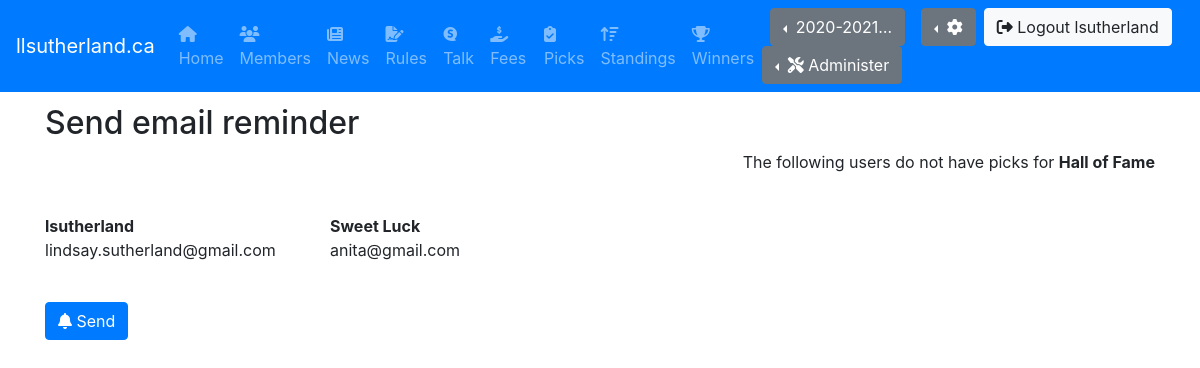
Before: /email_reminder (signed in) with the older database file.
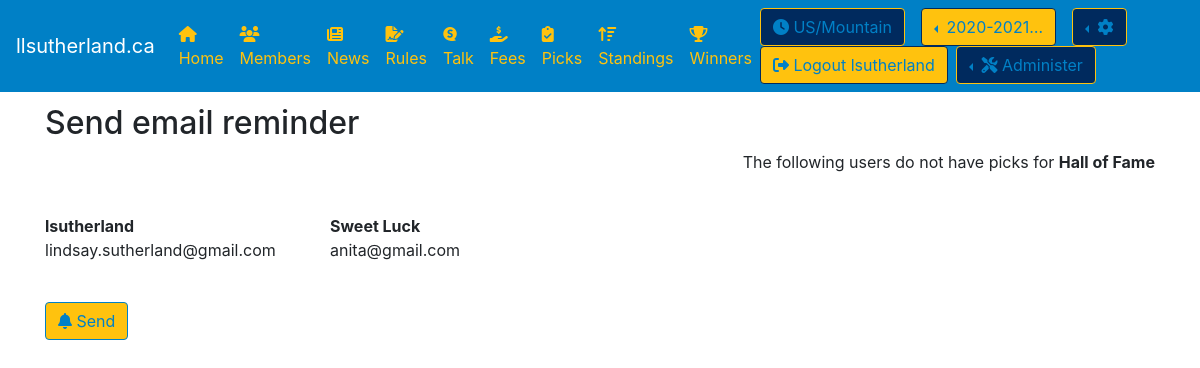
After: the same page with the newer database file.
### pool/models.py (models this page shows, shortened)
class Season(models.Model):
    name = models.CharField(max_length=50, blank=False, null=False)
    effective_date = models.DateField(blank=False, null=False)
    effective_end_date = models.DateField(blank=False, null=False)
    is_active = models.BooleanField(default=True)

class CustomUser(AbstractUser):
    US_EST = 'US/Eastern'
    TZS = [
        ('US/Alaska', 'US/Alaska'),
        ('US/Arizona','US/Arizona'),
        ('US/Central','US/Central'),
        (US_EST,'US/Eastern'),
        ('US/Hawaii','US/Hawaii'),
        ('US/Mountain','US/Mountain'),
        ('US/Pacific','US/Pacific'),
        ('Europe/Amsterdam','Europe/Amsterdam'),
        ('Europe/Athens','Europe/Athens'),
        ('Europe/Belgrade','Europe/Belgrade'),
        ('Europe/Berlin','Europe/Berlin'),
        ('Europe/Brussels','Europe/Brussels'),
        ('Europe/Bucharest','Europe/Bucharest'),
        ('Europe/Budapest','Europe/Budapest'),
        ('Europe/Copenhagen','Europe/Copenhagen'),
        ('Europe/Dublin','Europe/Dublin'),
        ('Europe/Gibraltar','Europe/Gibraltar'),
        ('Europe/Helsinki','Europe/Helsinki'),
        ('Europe/Istanbul','Europe/Istanbul'),
        ('Europe/Kiev','Europe/Kiev'),
        ('Europe/Lisbon','Europe/Lisbon'),
        ('Europe/London','Europe/London'),
        ('Europe/Luxembourg','Europe/Luxembourg'),
        ('Europe/Madrid','Europe/Madrid'),
        ('Europe/Malta','Europe/Malta'),
        ('Europe/Moscow','Europe/Moscow'),
        ('Europe/Oslo','Europe/Oslo'),
        ('Europe/Paris','Europe/Paris'),
        ('Europe/Prague','Europe/Prague'),
        ('Europe/Rome','Europe/Rome'),
        ('Europe/Sarajevo','Europe/Sarajevo'),
        ('Europe/Stockholm','Europe/Stockholm'),
        ('Europe/Vienna','Europe/Vienna'),
        ('Europe/Volgograd','Europe/Volgograd'),
        ('Europe/Warsaw','Europe/Warsaw'),
        ('Europe/Zurich','Europe/Zurich')
    ]
    username_validator = MyValidator()
    username = models.CharField(
        _('username'),
        max_length=150,
        unique=True,
        help_text=_('Required. 150 characters or fewer. Names and numbers only.'),
        validators=[username_validator],
            error_messages={
            'unique': _("A user with that username already exists."),
        },
    )
    mobile = models.CharField(max_length=20, blank=True, null=True)
    image = models.ImageField(upload_to='profile_image', blank=True, null=True)
    favorite_team = models.ForeignKey(Team, on_delete=models.CASCADE, blank=True, null=True)
    timezone = models.CharField(max_length=50, blank=False, null=False, default=US_EST, choices=TZS)

### pool/views.py (the view)
# urls.py: path('email_reminder', EmailReminder.as_view(), name='email_reminder'),
class EmailReminder(LoginRequiredMixin, TemplateView):
    template_name = 'email_reminder.html'
    def get(self, request):
        args = get_current(request)
        users = get_users_no_picks(request)
        args.update({'template_name' : self.template_name})
        args.update({'users' : users})
        return render(request, self.template_name, args)

### pool/views.py (called while the page is built)
def get_users_no_picks(request):
    args = get_current(request)
    current_week = args.get('current_week')
    picks = Pick.objects.prefetch_related('game_id__week_id').filter(game_id__week_id = current_week.id, pick_type_id = 1)
    users = set()
    for p in picks:
        users.add(p.user)
    return users

def get_current(request):
    current_season = None
    current_week = None
    seasons = []
    prefs = None
    request.session['django_timezone'] = request.user.timezone
    try:
        current_season = get_current_season(request)
        current_week = get_current_week(request)
        seasons = get_seasons()
        prefs = get_preferences(request)
    except Exception as e:
        print(e)
    return {
        'preferences' : prefs,
        'current_season': current_season,
        'current_week' : current_week,
        'seasons' : seasons
    }

def get_preferences(request):
    return Preferences.objects.get(user_id = request.user.id)

def get_seasons():
    return Season.objects.order_by('-effective_date')

### utils/season_helper.py (called while the page is built)
def get_now():
    return timezone.now()

### pool/templates/email_reminder.html (shortened to what this page needs)
{% extends 'base.html' %}
{% block body %}
{% include "page_title.html" with name="Send email reminder" %}
<p class="text-right">The following users do not have picks for <strong>{{current_week.name}}</strong></p>
<br/>
{% if users %}
    <div class="row">
    {% for item in users %}
        <div class="col-lg-3 col-sm-6 col-xs-12">
            <strong>{{item.username}}</strong><p>{{item.email}}</p>
        </div>
    {% endfor %}
    </div>
    <br/>
    {% if request.user.favorite_team %}
        <a href="{% url 'send_email_reminder' %}" class="btn btn-primary" style="background-color:{{user.favorite_team.color_03}};color:{{user.favorite_team.color_01}};border-color:{{user.favorite_team.color_01}}" href="{% url 'email_reminder' %}"><i class="fas fa-bell"></i>  Send</a>
    {% else %}
        <a href="{% url 'send_email_reminder' %}" class="btn btn-primary" href="{% url 'email_reminder' %}"><i class="fas fa-bell"></i>  Send</a>
    {% endif %}
{% else %}
    <div class="row">
        <div class="col-12">
            <div class="alert alert-warning"><span style="font-style:italic;"><i class="fas fa-bell"></i>  All Users have made their picks this week</span></div>
        </div>
    </div>
{% endif %}
{% endblock %}

### pool/templates/nav/fav-team.html (shortened to what the changed rows need)
<nav class="navbar navbar-expand-md navbar-dark fixed-top" style="background-color: {{user.favorite_team.color_01}};">
        <a class="navbar-brand" href="#">llsutherland.ca</a>
        <div class="collapse navbar-collapse" id="navbarCollapse">
            <ul class="navbar-nav mr-auto">
                <li class="nav-item">
                    <a class="nav-link" href="{% url 'home'  %}" style="{% if request.resolver_match.url_name == "home" %}color:{{user.favorite_team.color_02}};{% else %}color:{{user.favorite_team.color_03}};{% endif %}"><i class="fas fa-home"></i> Home</a>
                </li>
                <li class="nav-item">
                    <a class="nav-link" href="{% url 'members'  %}" style="{% if request.resolver_match.url_name == "members" %}color:{{user.favorite_team.color_02}};{% else %}color:{{user.favorite_team.color_03}};{% endif %}"><i class="fas fa-users"></i> Members</a>
                </li>
                <li class="nav-item">
                    <a class="nav-link" href="{% url 'news'  %}" style="{% if request.resolver_match.url_name == "news" %}color:{{user.favorite_team.color_02}};{% else %}color:{{user.favorite_team.color_03}};{% endif %}"><i class="fas fa-newspaper"></i> News</a>
                </li>
                <li class="nav-item">
                    <a class="nav-link" href="{% url 'rules'  %}" style="{% if request.resolver_match.url_name == "rules" %}color:{{user.favorite_team.color_02}};{% else %}color:{{user.favorite_team.color_03}};{% endif %}"><i class="fas fa-file-signature"></i> Rules</a>
                </li>
                <li class="nav-item">
                    <a class="nav-link" href="{% url 'talk'  %}" style="{% if request.resolver_match.url_name == "talk" %}color:{{user.favorite_team.color_02}};{% else %}color:{{user.favorite_team.color_03}};{% endif %}"><i class="fab fa-speakap"></i> Talk</a>
                </li>
                <li class="nav-item">
                    <a class="nav-link" href="{% url 'fees'  %}" style="{% if request.resolver_match.url_name == "fees" %}color:{{user.favorite_team.color_02}};{% else %}color:{{user.favorite_team.color_03}};{% endif %}"><i class="fas fa-hand-holding-usd"></i> Fees</a>
                </li>
                <li class="nav-item">
                    <a class="nav-link" href="{% url 'picks'  %}" style="{% if request.resolver_match.url_name == "picks" %}color:{{user.favorite_team.color_02}};{% else %}color:{{user.favorite_team.color_03}};{% endif %}"><i class="fas fa-clipboard-check"></i> Picks</a>
                </li>
                <li class="nav-item">
                    <a class="nav-link" href="{% url 'standings'  %}" style="{% if request.resolver_match.url_name == "standings" %}color:{{user.favorite_team.color_02}};{% else %}color:{{user.favorite_team.color_03}};{% endif %}"><i class="fas fa-sort-amount-up"></i> Standings</a>
                </li>
                <li class="nav-item">
                    <a class="nav-link" href="{% url 'winners'  %}" style="{% if request.resolver_match.url_name == "winners" %}color:{{user.favorite_team.color_02}};{% else %}color:{{user.favorite_team.color_03}};{% endif %}"><i class="fas fa-trophy"></i> Winners</a>
                </li>
            </ul>
            <form class="form-inline mt-2 mt-md-0">
            <a class="btn btn-light mr-2 my-2 my-sm-0" href="" style="background-color:{{user.favorite_team.color_02}};color:{{user.favorite_team.color_01}};border-color:{{user.favorite_team.color_03}}"><i class="fas fa-clock"></i> {{request.session.django_timezone}}</a>
            {% if current_season %}
                <div class="dropdown dropleft pl-2 pr-2">
                    <a class="btn btn-secondary dropdown-toggle" style="background-color:{{user.favorite_team.color_03}};color:{{user.favorite_team.color_01}};border-color:{{user.favorite_team.color_02}}" href="#" role="button" id="dropdownSeason" data-toggle="dropdown" aria-haspopup="true" aria-expanded="false">
                        {{current_season.name| truncatechars:10}}
                    </a>
            {% endif %}
                </div>
                <div class="dropdown dropleft pl-2 pr-2">
                    <a class="btn btn-secondary dropdown-toggle" style="background-color:{{user.favorite_team.color_02}};color:{{user.favorite_team.color_01}};border-color:{{user.favorite_team.color_03}}" href="#" role="button" id="dropdownProfile" data-toggle="dropdown" aria-haspopup="true" aria-expanded="false">
                        <i class="fas fa-cog"></i>
                    </a>
                </div>
                <a class="btn btn-success mr-2 my-2 my-sm-0" href="{% url 'logout' %}" style="background-color:{{user.favorite_team.color_03}};color:{{user.favorite_team.color_01}};border-color:{{user.favorite_team.color_02}}"><i class="fas fa-sign-out-alt"></i> Logout {{user.username}}</a>
                {% if user.is_staff %}
                    <div class="dropdown dropleft">
                        <button class="btn btn-secondary dropdown-toggle" style="background-color:{{user.favorite_team.color_02}};color:{{user.favorite_team.color_01}};border-color:{{user.favorite_team.color_03}}" type="button" id="dropdownMenuButton" data-toggle="dropdown" aria-haspopup="true" aria-expanded="false">
                            <i class="fas fa-tools"></i> Administer
                        </button>
                    </div>
                {% endif %}
            </form>
        </div>
    </nav>

### pool/templates/nav/no-fav-team.html (shortened to what this page needs)
<nav class="navbar navbar-expand-md navbar-dark fixed-top bg-primary">
        <a class="navbar-brand" href="#">llsutherland.ca</a>
        <div class="collapse navbar-collapse" id="navbarCollapse">
            <ul class="navbar-nav mr-auto">
                <li class="nav-item">
                    <a class="nav-link {% if request.resolver_match.url_name == "home" %}active{% endif %}" href="{% url 'home'  %}"><i class="fas fa-home"></i> Home</a>
                </li>
                <li class="nav-item">
                    <a class="nav-link {% if request.resolver_match.url_name == "members" %}active{% endif %}" href="{% url 'members'  %}"><i class="fas fa-users"></i> Members</a>
                </li>
                <li class="nav-item">
                    <a class="nav-link {% if request.resolver_match.url_name == "news" %}active{% endif %}" href="{% url 'news'  %}"><i class="fas fa-newspaper"></i> News</a>
                </li>
                <li class="nav-item">
                    <a class="nav-link {% if request.resolver_match.url_name == "rules" %}active{% endif %}" href="{% url 'rules'  %}"><i class="fas fa-file-signature"></i> Rules</a>
                </li>
                <li class="nav-item">
                    <a class="nav-link {% if request.resolver_match.url_name == "talk" %}active{% endif %}" href="{% url 'talk'  %}"><i class="fab fa-speakap"></i> Talk</a>
                </li>
                <li class="nav-item">
                    <a class="nav-link {% if request.resolver_match.url_name == "fees" %}active{% endif %}" href="{% url 'fees'  %}"><i class="fas fa-hand-holding-usd"></i> Fees</a>
                </li>
                <li class="nav-item">
                    <a class="nav-link {% if request.resolver_match.url_name == "picks" %}active{% endif %}" href="{% url 'picks' %}"><i class="fas fa-clipboard-check"></i> Picks</a>
                </li>
                <li class="nav-item">
                    <a class="nav-link {% if request.resolver_match.url_name == "standings" %}active{% endif %}" href="{% url 'standings'%}""><i class="fas fa-sort-amount-up"></i> Standings</a>
                </li>
                <li class="nav-item">
                    <a class="nav-link {% if request.resolver_match.url_name == "winners" %}active{% endif %}" href="{% url 'winners'  %}"><i class="fas fa-trophy"></i> Winners</a>
                </li>
            </ul>
            <form class="form-inline mt-2 mt-md-0">
                <div class="dropdown dropleft pl-2 pr-2">
                {% if current_season %}
                    <a class="btn btn-secondary dropdown-toggle" href="#" role="button" id="dropdownSeason" data-toggle="dropdown" aria-haspopup="true" aria-expanded="false">
                        {{current_season.name | truncatechars:10}}
                    </a>
                {% endif %}
                </div>
                <div class="dropdown dropleft pl-2 pr-2">
                    <a class="btn btn-secondary dropdown-toggle" href="#" role="button" id="dropdownProfile" data-toggle="dropdown" aria-haspopup="true" aria-expanded="false">
                        <i class="fas fa-cog"></i>
                    </a>
                </div>
                <a class="btn btn-light mr-2 my-2 my-sm-0" href="{% url 'logout' %}"><i class="fas fa-sign-out-alt"></i> Logout {{user.username}}</a>
                {% if user.is_staff %}
                    <div class="dropdown dropleft">
                        <button class="btn btn-secondary dropdown-toggle" type="button" id="dropdownMenuButton" data-toggle="dropdown" aria-haspopup="true" aria-expanded="false">
                            <i class="fas fa-tools"></i> Administer
                        </button>
                    </div>
                {% endif %}
            </form>
        </div>
    </nav>

Changed rows visible on the page:
changed CustomUser "lsutherland": favorite_team_id empty → 17 (drawn); session.django_timezone (not shown) → "US/Mountain"
